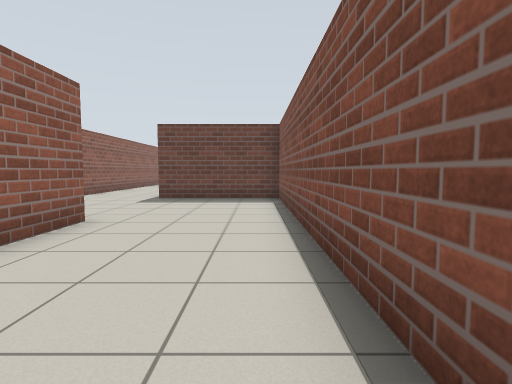
View 1 (above)

23 first-person views from a walk through a robot-simulator world made for Gazebo. The camera is 0.94 m above the floor, tilts 4° down and sees 80° across. The floor is counted in squares, 1 m on a side. Each view is taken from the middle of a square. On the plan, view 1 faces up. The plan holds only what a view shows up to about 11 squares ahead; the rest is blank.

View 2
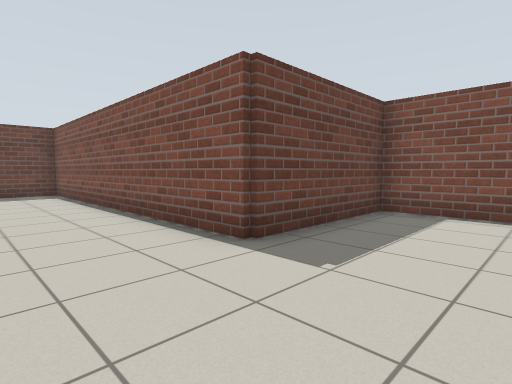

View 3
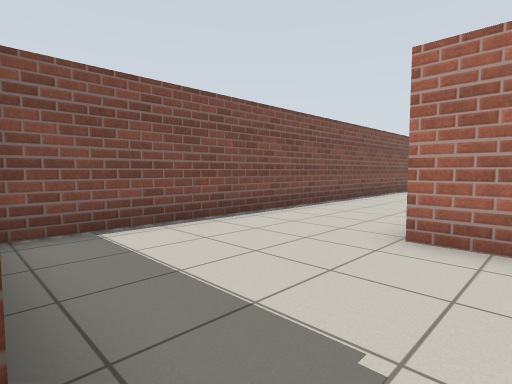

View 4
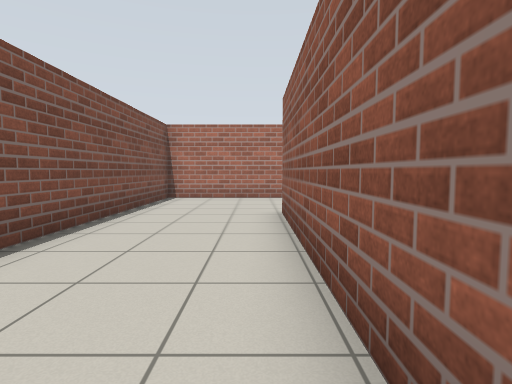

View 5
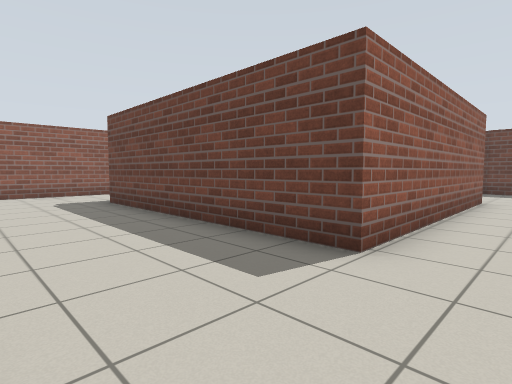

View 6
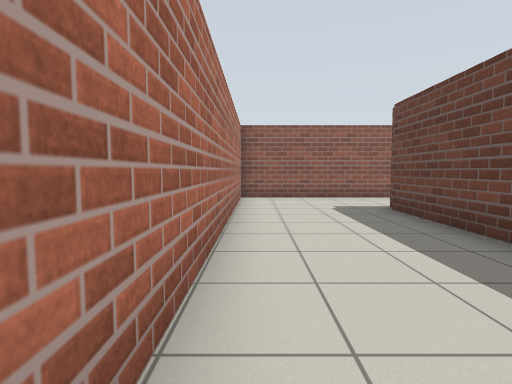

View 7
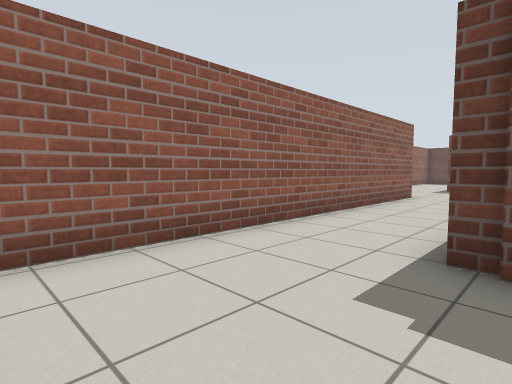

View 8
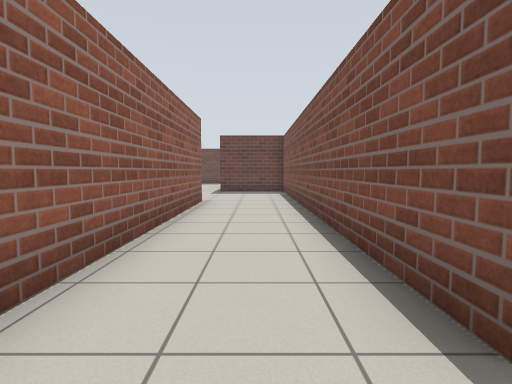

View 9
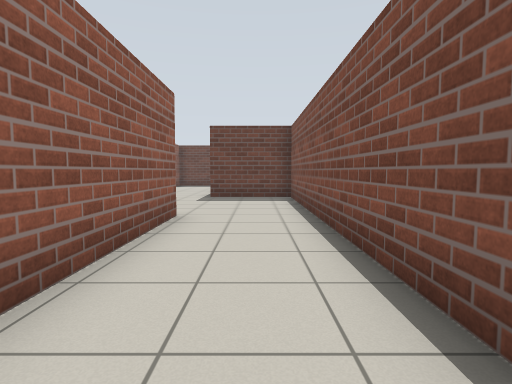

View 10
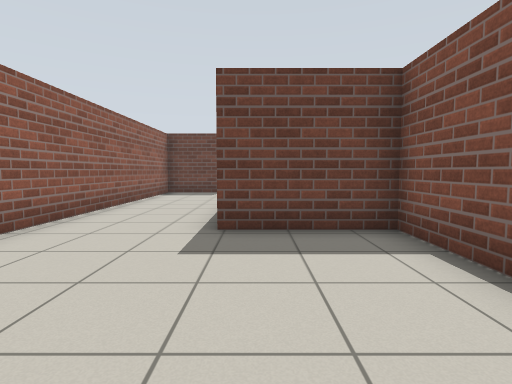

View 11
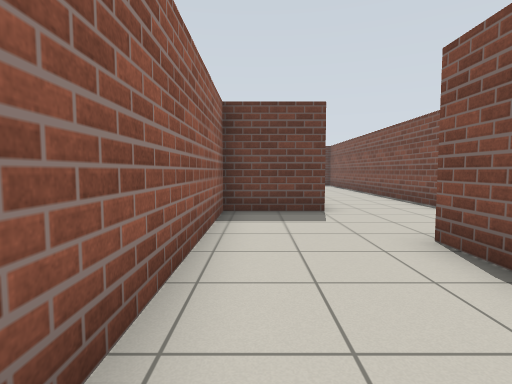

View 12
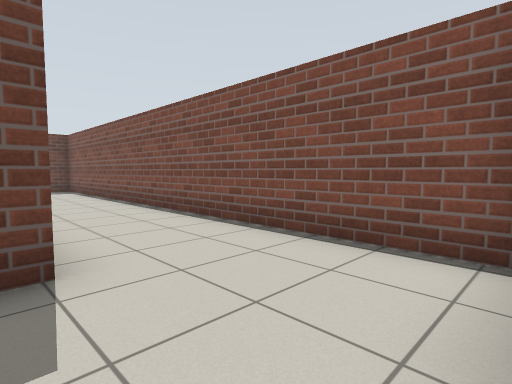

View 13
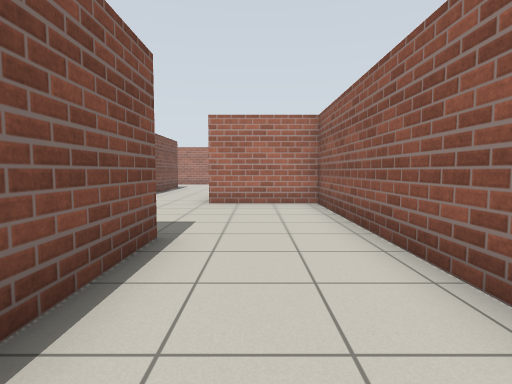

View 14
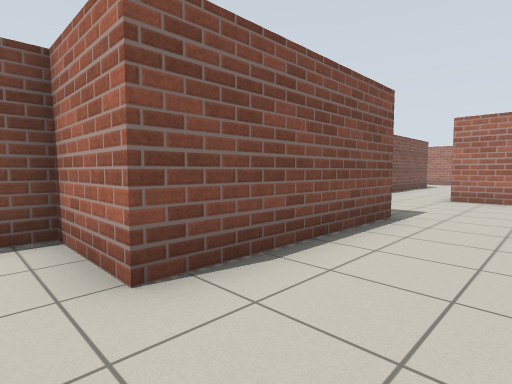

View 15
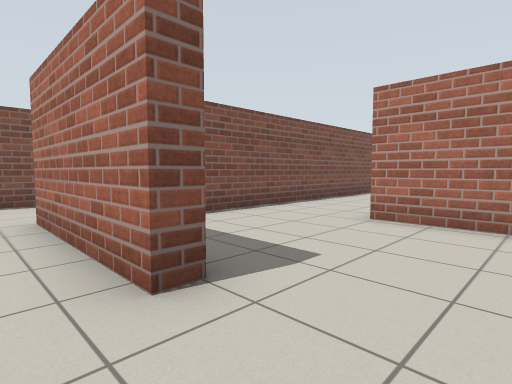

View 16
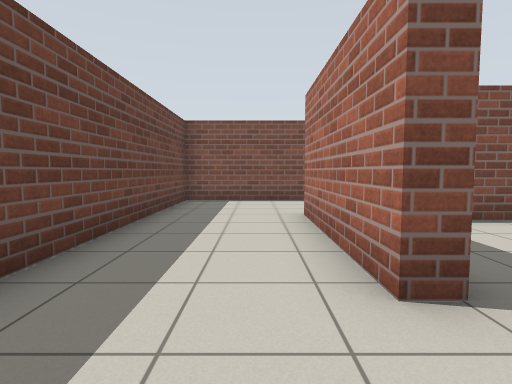

View 17
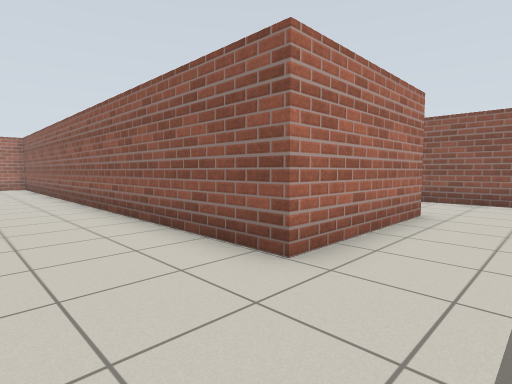

View 18
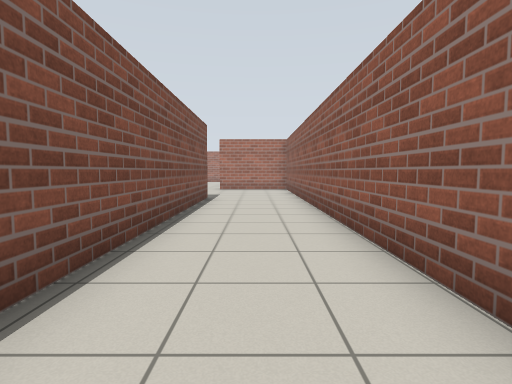

View 19
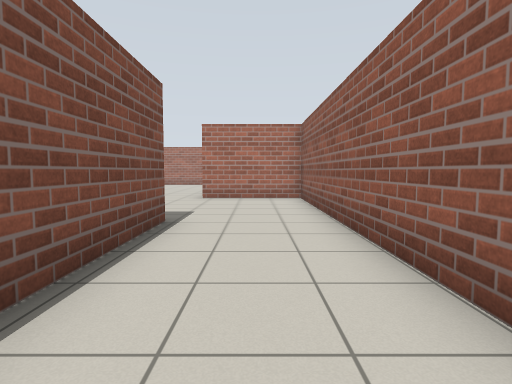

View 20
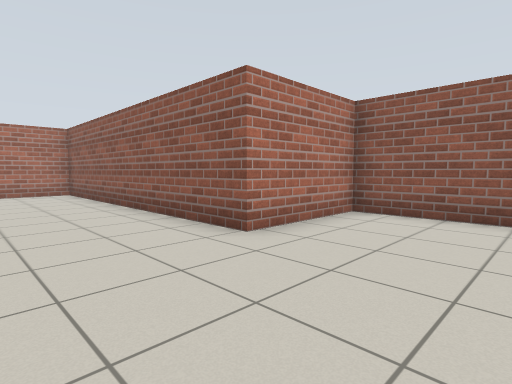

View 21
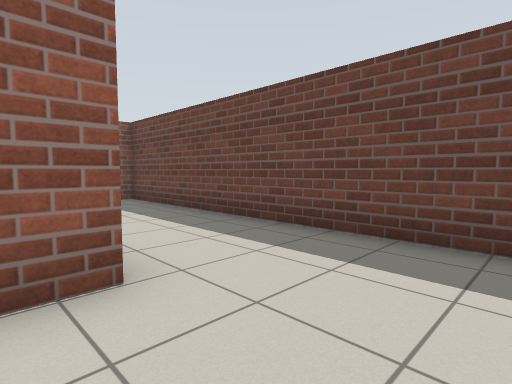

View 22
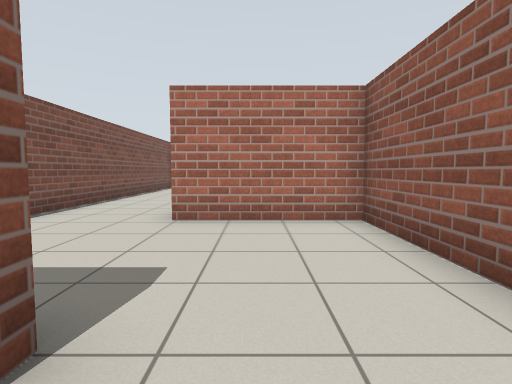

View 23
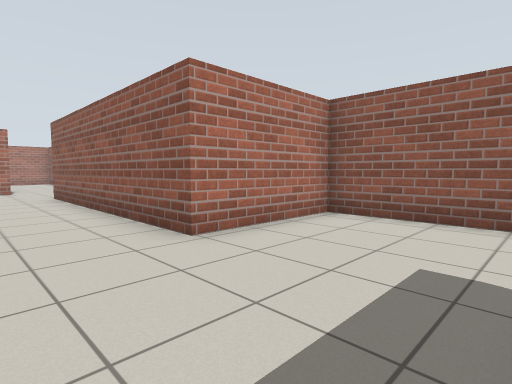

### Floor plan
Ten units are one square. View 1 is at (0, 0); x grows to the right and y downward. Boxes are objects, and circles mark ways between rooms. Rooms are numbered by the first view taken in them; rooms with no view inside come last. Other rooms are left out.
<svg viewBox="-145 -257 200 418">
<path fill="none" stroke="#000" d="M-25 42 14 42 14 117 -68 117 -68 34M-97 37 -97 156M-92 155 50 155 50 1 8 1 8 -104 -33 -104 -33 -191M-33 -214 -33 -252 -55 -252M-65 -220 -65 -56 -32 -56 -32 35M-68 34 -68 -8 -96 -8 -96 -60 -84 -60M-104 -90 -128 -90 -128 37 -97 37M-109 -214 -109 -220 -65 -220M-140 -232 -140 -173 -104 -173 -104 -90M-55 -252 -140 -252M-84 -60 -73 -60 -73 -190"/>
<circle cx="-85" cy="30" r="3" fill="#2a7"/>
<circle cx="-65" cy="-235" r="3" fill="#2a7"/>
<circle cx="-90" cy="-77" r="3" fill="#2a7"/>
<text x="-20" y="0">1</text>
<text x="-110" y="-20">2</text>
<text x="-100" y="-170">3</text>
</svg>
Room 1 opens to room 2. Room 1 opens to room 3. Room 2 opens to room 3.

Where each view was taken, in squares from view 1:
view 1: 0 up, 0 right, facing up
view 2: 3 down, 2 left, facing up-right
view 3: 0 up, 0 right, facing down-right
view 4: 5 down, 2 right, facing down
view 5: 15 down, 3 right, facing up-left
view 6: 15 down, 1 right, facing left
view 7: 15 down, 6 left, facing up-left
view 8: 13 down, 8 left, facing up
view 9: 10 down, 8 left, facing up
view 10: 4 down, 9 left, facing up
view 11: 2 up, 12 left, facing up
view 12: 6 up, 11 left, facing up-right
view 13: 5 up, 11 left, facing down
view 14: 7 up, 12 left, facing down-right
view 15: 23 up, 13 left, facing down-right
view 16: 23 up, 13 left, facing right
view 17: 24 up, 4 left, facing down-left
view 18: 21 up, 5 left, facing down
view 19: 16 up, 5 left, facing down
view 20: 9 up, 0 right, facing down-left
view 21: 21 up, 4 left, facing up-left
view 22: 23 up, 12 left, facing down
view 23: 21 up, 8 left, facing down-left
